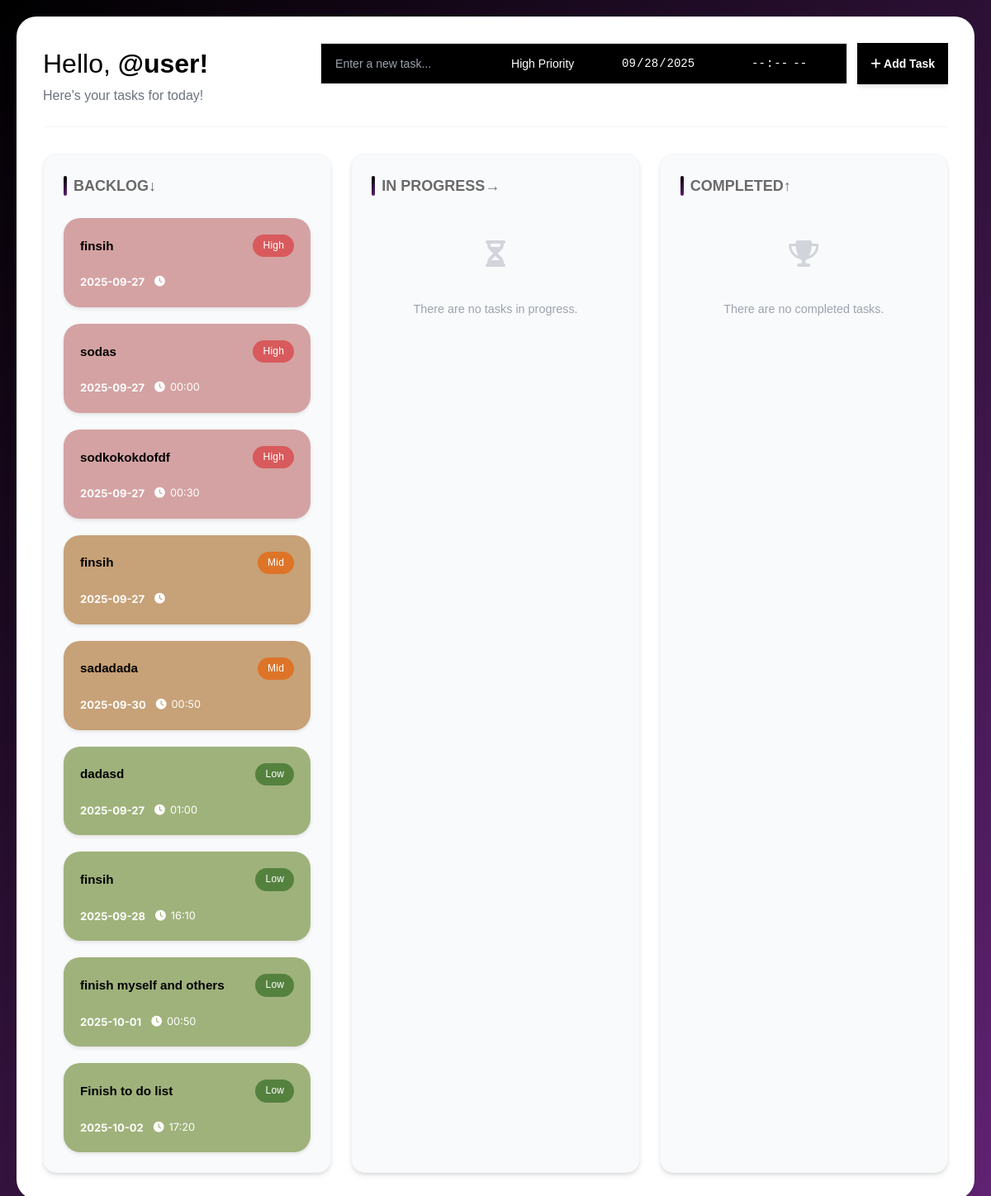
Before: / with the older database file.
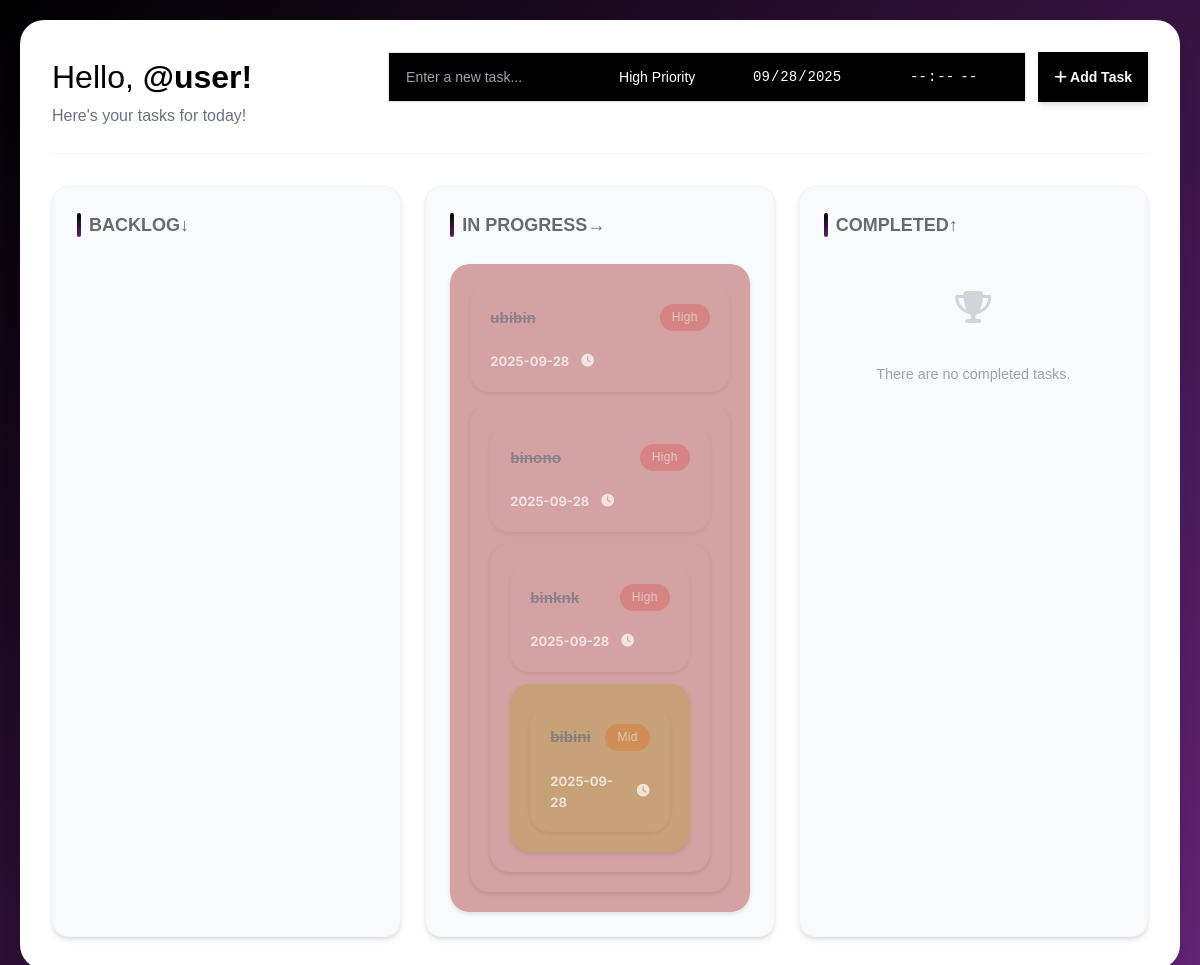
After: the same page with the newer database file.
### tables this page shows
CREATE TABLE tasks (
            id INTEGER PRIMARY KEY AUTOINCREMENT,
            name TEXT NOT NULL,
            priority TEXT,
            date TEXT,
            time TEXT
        , status TEXT DEFAULT "backlog");

### todolist.py (the view)
@app.route('/')
def index():
    conn = sqlite3.connect('tododatabase.db')
    conn.row_factory = sqlite3.Row
    c = conn.cursor()
    c.execute('''
        SELECT * FROM tasks
        WHERE status = 'backlog' OR status IS NULL
        ORDER BY
            CASE priority
                WHEN 'high' THEN 1
                WHEN 'mid'  THEN 2
                WHEN 'low'  THEN 3
            END,
            date ASC,
            time ASC
    ''')
    backlog_tasks = c.fetchall()
    c.execute('''
        SELECT * FROM tasks
        WHERE status = 'in-progress'
        ORDER BY
            CASE priority
                WHEN 'high' THEN 1
                WHEN 'mid'  THEN 2
                WHEN 'low'  THEN 3
            END,
            date ASC,
            time ASC
    ''')
    in_progress_tasks = c.fetchall()
    c.execute('''
        SELECT * FROM tasks
        WHERE status = 'completed'
        ORDER BY
            CASE priority
                WHEN 'high' THEN 1
                WHEN 'mid'  THEN 2
                WHEN 'low'  THEN 3
            END,
            date ASC,
            time ASC
    ''')
    completed_tasks = c.fetchall()
    conn.close()
    return render_template('index.html',
                         tasks=backlog_tasks,
                         in_progress_tasks=in_progress_tasks,
                         completed_tasks=completed_tasks)

### templates/index.html (shortened to what this page needs)
{% extends 'base.html' %}
{% block body %}
<div class="container">
    <header class="header">
        <div class="greeting">
            <h1>Hello, </h1><h2><span class="user-name">@user!</span></h2>
            <p>Here's your tasks for today!</p>
        </div>
        <div class="task-inputs">
            <div class="task-bar">
                <input type="text" id="task-input" placeholder="Enter a new task...">
                <select id="priority-select" name="priority">
                    <option value="high">High Priority</option>
                    <input type="date" id="date-input" name="date">
                <input type="time" id="time-input">
            </div>
            <button id="add-task-button">
                <i class="fa-solid fa-plus"></i>
                Add Task
            </button>
        </div>
    </header>
<div class="tasks-container">
    <section class="column" data-status="backlog">
        <h2>BACKLOG↓</h2>
        <div id="task-card" class="drop-zone">
            {% for task in tasks %}
            <div class="task-card {{ task['priority'] }}" data-id="{{ task['id'] }}" draggable="true">
                <div class="task-header">
                    <div class="task-name">{{ task['name'] }}</div>
                    <div class="task-priority-badge {{ task['priority'] }}">{{ task['priority']|title }}</div>
                </div>
                <div class="task-content">
                    <div class="task-date">{{ task['date'] }}</div>
                    <div class="task-time">
                        <i class="fa-solid fa-clock"></i>
                        {{ task['time'] }}
                    </div>
                </div>
            </div>
            {% endfor %}
        </div>
    </section>
    <section class="column" data-status="in-progress">
        <h2>
            IN PROGRESS→
        </h2>
        <div class="task-list drop-zone" data-empty="{% if in_progress_tasks %}false{% else %}true{% endif %}">
            {% if in_progress_tasks %}
                {% for task in in_progress_tasks %}
                <div class="task-card {{ task['priority'] }}" data-id="{{ task['id'] }}" draggable="true">
                 <div class="task-card {{ task['priority'] }} completed" data-id="{{ task['id'] }}" draggable="true">
                    <div class="task-header">
                        <div class="task-name">{{ task['name'] }}</div>
                        <div class="task-priority-badge {{ task['priority'] }}">{{ task['priority']|title }}</div>
                    </div>
                    <div class="task-content">
                        <div class="task-date">{{ task['date'] }}</div>
                        <div class="task-time">
                            <i class="fa-solid fa-clock"></i>
                        </div>
                    </div>
                </div>
                {% endfor %}
            {% else %}
                <i class="fa-solid fa-hourglass-half"></i>
                <p>There are no tasks in progress.</p>
            {% endif %}
        </div>
    </section>
    <section class="column" data-status="completed">
        <h2>COMPLETED↑</h2>
        <div class="task-list drop-zone" data-empty="{% if completed_tasks %}false{% else %}true{% endif %}">
            {% if completed_tasks %}
                {% for task in completed_tasks %}
                <div class="task-card {{ task['priority'] }}" data-id="{{ task['id'] }}" draggable="true">
                    <div class="task-header">
                        <div class="task-name">{{ task['name'] }}</div>
                        <div class="task-priority-badge {{ task['priority'] }}">{{ task['priority']|title }}</div>
                    </div>
                    <div class="task-content">
                        <div class="task-date">{{ task['date'] }}</div>
                        <div class="task-time">
                            <i class="fa-solid fa-clock"></i>
                            {{ task['time'] }}
                        </div>
                    </div>
                    <div class="task-actions">
                        <i class="fa-solid fa-pen" title="Edit task"></i>
                        <i class="fa-solid fa-trash" title="Delete task"></i>
                    </div>
                </div>
                {% endfor %}
            {% else %}
                <i class="fa-solid fa-trophy"></i>
                <p>There are no completed tasks.</p>
            {% endif %}
        </div>
    </section>
</div>
</div>
{% endblock %}

### templates/base.html (shortened to what this page needs)
<!DOCTYPE html>
<html>
    <head>
        <link rel="stylesheet" href="{{ url_for('static', filename='style.css') }}">
    </head>
    <body>
        {% block body %}{% endblock %}
    </body>
</html>

Changed rows visible on the page:
removed tasks: name "finsih", priority "High", date "2025-09-27", shown under "BACKLOG↓"
removed tasks: name "sodas", priority "High", date "2025-09-27", time "00:00", shown under "BACKLOG↓"
removed tasks: name "sodkokokdofdf", priority "High", date "2025-09-27", time "00:30", shown under "BACKLOG↓"
removed tasks: name "finsih", priority "Mid", date "2025-09-27", shown under "BACKLOG↓"
removed tasks: name "sadadada", priority "Mid", date "2025-09-30", time "00:50", shown under "BACKLOG↓"
removed tasks: name "dadasd", priority "Low", date "2025-09-27", time "01:00", shown under "BACKLOG↓"
removed tasks: name "finsih", priority "Low", date "2025-09-28", time "16:10", shown under "BACKLOG↓"
removed tasks: name "finish myself and others", priority "Low", date "2025-10-01", time "00:50", shown under "BACKLOG↓"
removed tasks: name "Finish to do list", priority "Low", date "2025-10-02", time "17:20", shown under "BACKLOG↓"
added tasks: name "ubibin", priority "High", date "2025-09-28", shown under "IN PROGRESS→"
added tasks: name "binono", priority "High", date "2025-09-28", shown under "IN PROGRESS→"
added tasks: name "binknk", priority "High", date "2025-09-28", shown under "IN PROGRESS→"
added tasks: name "bibini", priority "Mid", date "2025-09-28", shown under "IN PROGRESS→"
Other visible differences:
text no longer shown: "There are no tasks in progress."
